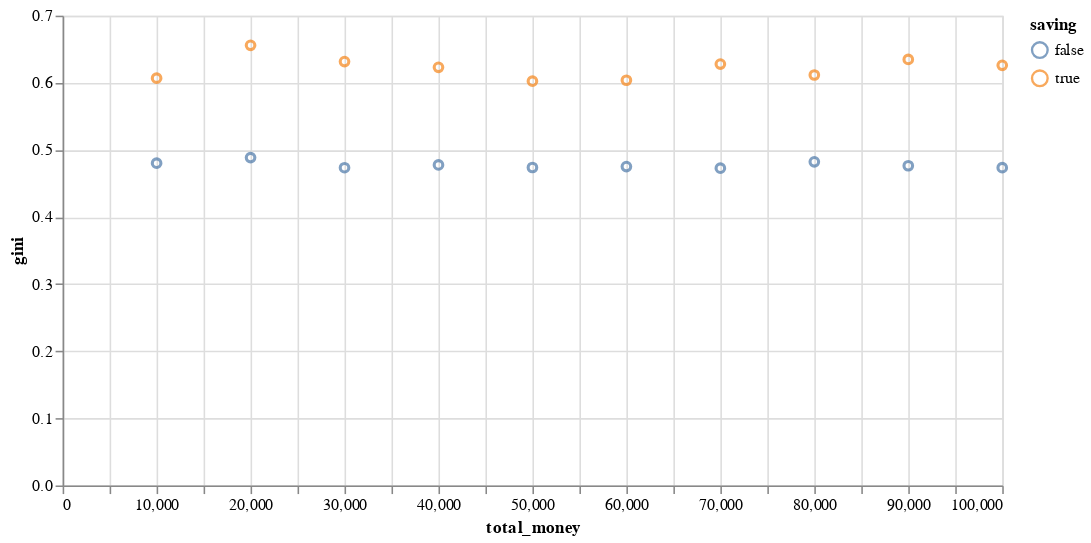

Notebook code for this chart:
### Markdown cell above
验证了一下长度，没问题。确实是 20 组数据。

然后我们就可以运用 Altair 的语句，来做出可视化。

### Code cell
alt.Chart(temp_df).mark_point().encode(
    alt.X("total_money:Q"),
    alt.Y("gini:Q"),
    alt.Color("saving:N")
).properties(width=600)

### Figure 1 — Vega-Lite specification as saved in the notebook (floating-point values rounded to 4 significant figures)
{"config": {"view": {"continuousWidth": 400, "continuousHeight": 300}}, "data": {"name": "data-3e2e2129ed02b6df89045eaba2e82b67"}, "mark": "point", "encoding": {"color": {"type": "nominal", "field": "saving"}, "x": {"type": "quantitative", "field": "total_money"}, "y": {"type": "quantitative", "field": "gini"}}, "width": 600, "$schema": "https://vega.github.io/schema/vega-lite/v4.0.2.json", "datasets": {"data-3e2e2129ed02b6df89045eaba2e82b67": [{"total_money": 10000.0, "num_agents": 100, "saving": false, "gini": 0.4801}, {"total_money": 10000.0, "num_agents": 100, "saving": true, "gini": 0.6069}, {"total_money": 20000.0, "num_agents": 100, "saving": false, "gini": 0.4885}, {"total_money": 20000.0, "num_agents": 100, "saving": true, "gini": 0.6558}, {"total_money": 30000.0, "num_agents": 100, "saving": false, "gini": 0.4734}, {"total_money": 30000.0, "num_agents": 100, "saving": true, "gini": 0.6316}, {"total_money": 40000.0, "num_agents": 100, "saving": false, "gini": 0.4776}, {"total_money": 40000.0, "num_agents": 100, "saving": true, "gini": 0.623}, {"total_money": 50000.0, "num_agents": 100, "saving": false, "gini": 0.4737}, {"total_money": 50000.0, "num_agents": 100, "saving": true, "gini": 0.6023}, {"total_money": 60000.0, "num_agents": 100, "saving": false, "gini": 0.4751}, {"total_money": 60000.0, "num_agents": 100, "saving": true, "gini": 0.6038}, {"total_money": 70000.0, "num_agents": 100, "saving": false, "gini": 0.4727}, {"total_money": 70000.0, "num_agents": 100, "saving": true, "gini": 0.6279}, {"total_money": 80000.0, "num_agents": 100, "saving": false, "gini": 0.4822}, {"total_money": 80000.0, "num_agents": 100, "saving": true, "gini": 0.6116}, {"total_money": 90000.0, "num_agents": 100, "saving": false, "gini": 0.4764}, {"total_money": 90000.0, "num_agents": 100, "saving": true, "gini": 0.6348}, {"total_money": 100000.0, "num_agents": 100, "saving": false, "gini": 0.4736}, {"total_money": 100000.0, "num_agents": 100, "saving": true, "gini": 0.626}]}}
